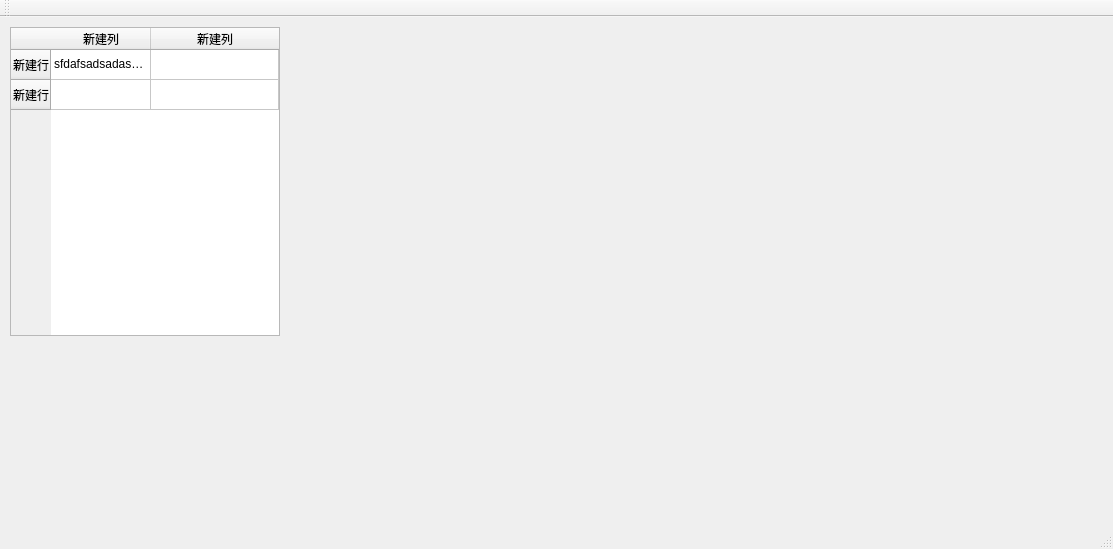
<?xml version="1.0" encoding="UTF-8"?>
<ui version="4.0">
 <class>MainWindow</class>
 <widget class="QMainWindow" name="MainWindow">
  <property name="geometry">
   <rect>
    <x>0</x>
    <y>0</y>
    <width>1113</width>
    <height>549</height>
   </rect>
  </property>
  <property name="windowTitle">
   <string>MainWindow</string>
  </property>
  <widget class="QWidget" name="centralWidget">
   <widget class="QTableWidget" name="tableWidget">
    <property name="geometry">
     <rect>
      <x>10</x>
      <y>10</y>
      <width>270</width>
      <height>309</height>
     </rect>
    </property>
    <property name="sizePolicy">
     <sizepolicy hsizetype="Preferred" vsizetype="Preferred">
      <horstretch>0</horstretch>
      <verstretch>0</verstretch>
     </sizepolicy>
    </property>
    <property name="minimumSize">
     <size>
      <width>270</width>
      <height>0</height>
     </size>
    </property>
    <property name="frameShape">
     <enum>QFrame::StyledPanel</enum>
    </property>
    <property name="frameShadow">
     <enum>QFrame::Sunken</enum>
    </property>
    <property name="verticalScrollBarPolicy">
     <enum>Qt::ScrollBarAsNeeded</enum>
    </property>
    <property name="horizontalScrollBarPolicy">
     <enum>Qt::ScrollBarAsNeeded</enum>
    </property>
    <property name="dragDropMode">
     <enum>QAbstractItemView::NoDragDrop</enum>
    </property>
    <property name="verticalScrollMode">
     <enum>QAbstractItemView::ScrollPerPixel</enum>
    </property>
    <property name="horizontalScrollMode">
     <enum>QAbstractItemView::ScrollPerPixel</enum>
    </property>
    <property name="gridStyle">
     <enum>Qt::SolidLine</enum>
    </property>
    <attribute name="horizontalHeaderCascadingSectionResizes">
     <bool>false</bool>
    </attribute>
    <attribute name="horizontalHeaderShowSortIndicator" stdset="0">
     <bool>true</bool>
    </attribute>
    <attribute name="horizontalHeaderStretchLastSection">
     <bool>true</bool>
    </attribute>
    <row>
     <property name="text">
      <string>新建行</string>
     </property>
    </row>
    <row>
     <property name="text">
      <string>新建行</string>
     </property>
    </row>
    <column>
     <property name="text">
      <string>新建列</string>
     </property>
    </column>
    <column>
     <property name="text">
      <string>新建列</string>
     </property>
    </column>
    <item row="0" column="0">
     <property name="text">
      <string>sfdafsadsadasdsafdas</string>
     </property>
     <property name="flags">
      <set>ItemIsSelectable|ItemIsEditable|ItemIsUserCheckable|ItemIsEnabled</set>
     </property>
    </item>
    <item row="1" column="0">
     <property name="text">
      <string/>
     </property>
    </item>
   </widget>
  </widget>
  <widget class="QMenuBar" name="menuBar">
   <property name="geometry">
    <rect>
     <x>0</x>
     <y>0</y>
     <width>1113</width>
     <height>26</height>
    </rect>
   </property>
  </widget>
  <widget class="QToolBar" name="mainToolBar">
   <attribute name="toolBarArea">
    <enum>TopToolBarArea</enum>
   </attribute>
   <attribute name="toolBarBreak">
    <bool>false</bool>
   </attribute>
  </widget>
  <widget class="QStatusBar" name="statusBar"/>
 </widget>
 <layoutdefault spacing="6" margin="11"/>
 <resources/>
 <connections/>
</ui>
